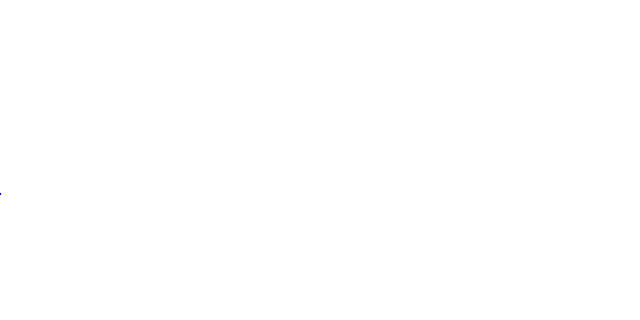
Frame 1 (no input)
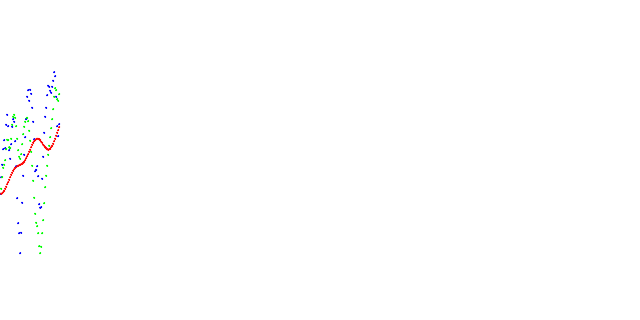
Frame 60 (the mouse pressed at the canvas centre just before this capture)
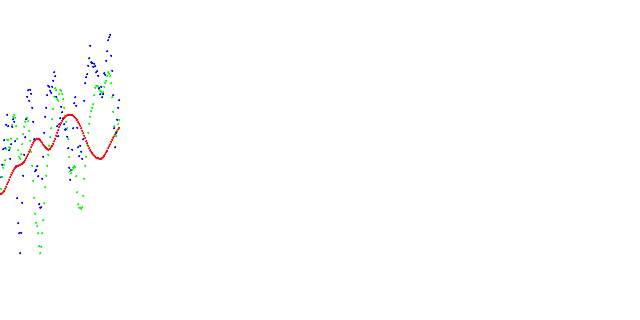
Frame 120 (the mouse held since frame 60 and released just before this capture)

The Processing sketch that drew these frames (run headless with seeded random() and noise(); from frame 60 on, the mouse is pressed at the canvas centre):

// Processing sketch: NoC_0_Perlin
// ── NoC_0_Perlin.pde
float small, medium, large;
int step = 0;

void setup() {
  colorMode(RGB);
  background(255);
  size(640, 320);
  
}

void draw() {

  //perlin noise with different increments
  
  stroke(255, 0, 0);
  ellipse(step, height * noise(small), 1, 1);
  
  stroke(0, 255, 0);
  ellipse(step, height * noise(medium), 1, 1);
  
  stroke(0, 0, 255);
  ellipse(step, height * noise(large), 1, 1);
  
  
  small += 0.01;
  medium += 0.05;
  large += 0.1;
  
  step += 1;
}
